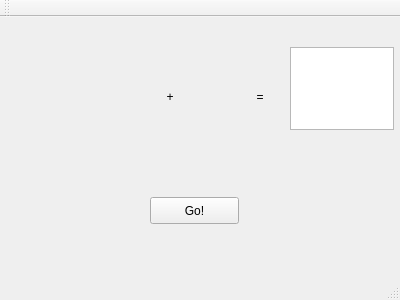
<?xml version="1.0" encoding="UTF-8"?>
<ui version="4.0">
 <class>MainWindow</class>
 <widget class="QMainWindow" name="MainWindow">
  <property name="geometry">
   <rect>
    <x>0</x>
    <y>0</y>
    <width>400</width>
    <height>300</height>
   </rect>
  </property>
  <property name="windowTitle">
   <string>MainWindow</string>
  </property>
  <widget class="QWidget" name="centralWidget">
   <widget class="QPushButton" name="pushButton">
    <property name="geometry">
     <rect>
      <x>150</x>
      <y>180</y>
      <width>89</width>
      <height>27</height>
     </rect>
    </property>
    <property name="text">
     <string>Go!</string>
    </property>
   </widget>
   <widget class="QLabel" name="label">
    <property name="geometry">
     <rect>
      <x>100</x>
      <y>70</y>
      <width>50</width>
      <height>20</height>
     </rect>
    </property>
    <property name="text">
     <string/>
    </property>
   </widget>
   <widget class="QLabel" name="label_2">
    <property name="geometry">
     <rect>
      <x>150</x>
      <y>70</y>
      <width>51</width>
      <height>20</height>
     </rect>
    </property>
    <property name="text">
     <string>     +</string>
    </property>
   </widget>
   <widget class="QLabel" name="label_3">
    <property name="geometry">
     <rect>
      <x>200</x>
      <y>70</y>
      <width>50</width>
      <height>20</height>
     </rect>
    </property>
    <property name="text">
     <string/>
    </property>
   </widget>
   <widget class="QLabel" name="label_4">
    <property name="geometry">
     <rect>
      <x>240</x>
      <y>70</y>
      <width>71</width>
      <height>20</height>
     </rect>
    </property>
    <property name="text">
     <string>     =</string>
    </property>
   </widget>
   <widget class="QTextEdit" name="textEdit">
    <property name="geometry">
     <rect>
      <x>290</x>
      <y>30</y>
      <width>104</width>
      <height>83</height>
     </rect>
    </property>
   </widget>
   <widget class="QLabel" name="label_5">
    <property name="geometry">
     <rect>
      <x>120</x>
      <y>140</y>
      <width>161</width>
      <height>21</height>
     </rect>
    </property>
    <property name="text">
     <string/>
    </property>
   </widget>
  </widget>
  <widget class="QToolBar" name="mainToolBar">
   <attribute name="toolBarArea">
    <enum>TopToolBarArea</enum>
   </attribute>
   <attribute name="toolBarBreak">
    <bool>false</bool>
   </attribute>
  </widget>
  <widget class="QStatusBar" name="statusBar"/>
 </widget>
 <layoutdefault spacing="6" margin="11"/>
 <resources/>
 <connections/>
</ui>
